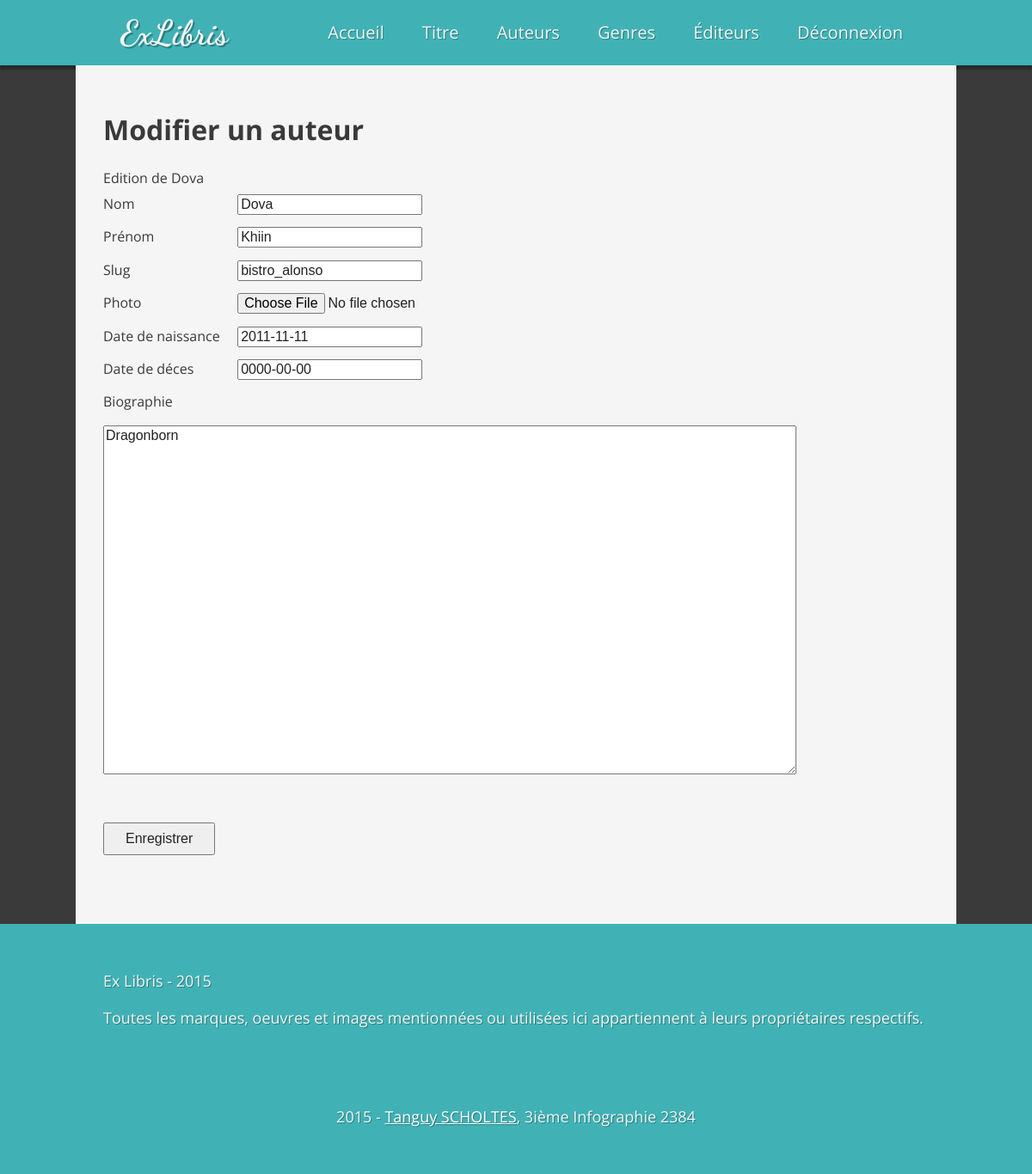
The app's page /index.php?m=author&a=edit&author_id=1 (signed in) with its own data.
### tables this page shows
CREATE TABLE IF NOT EXISTS `authors` (
  `id` int(10) unsigned NOT NULL AUTO_INCREMENT,
  `name` varchar(255) NOT NULL,
  `first_name` varchar(255) NOT NULL,
  `slug` varchar(255) NOT NULL,
  `photo` varchar(255) DEFAULT NULL,
  `datebirth` date DEFAULT NULL,
  `datedeath` date DEFAULT NULL,
  `bio` text,
  `created_at` timestamp NOT NULL DEFAULT CURRENT_TIMESTAMP,
  `updated_at` timestamp NOT NULL DEFAULT CURRENT_TIMESTAMP,
  PRIMARY KEY (`id`)
);

### index.php (called while the page is built, shortened)
<?php
	include(CONFIG_DIR.'database.php');
	$controller = new $controllerName;
	$data = call_user_func([$controller, $a]);
	include(VIEW_DIR.'layout.php');

### config/database.php (called while the page is built, shortened)
<?php
	$options = [
		PDO::ATTR_DEFAULT_FETCH_MODE => PDO::FETCH_ASSOC,
		PDO::ATTR_ERRMODE            => PDO::ERRMODE_EXCEPTION
	];

### models/model.php (called while the page is built, shortened)
<?php
class Model
{
	protected $cx = null;
	private $table = '';
	function __construct($table)
	{
		global $options;
		$this->table = $table;
		try
		{
			$this->cx = new \PDO(DSN, USERNAME, PASSWORD, $options);
			$this->cx -> query('SET CHARACTER SET UTF8');
			$this->cx -> query('SET NAMES UTF8');
		}
		catch(\PDOException $e)
		{
			die($e -> getMessage());
		}
	}
	function find($id)
	{
		$sql = 'SELECT * FROM %s WHERE id = :id';
		$pds = $this->cx -> prepare(sprintf($sql, $this->table));
		$pds -> execute([':id' => $id]);
		return $pds -> fetch();
	}
}

### models/author.php (called while the page is built, shortened)
<?php
class Author extends Model
{
	private $table = 'authors';
	function __construct(){
		parent::__construct($this->table);
	}
}

### controller/authorController.php (called while the page is built, shortened)
<?php
class AuthorController extends BaseController
{
	function edit()
	{
		if (isset($_GET['author_id']))
		{
			$id = intval($_GET['author_id']);
			$author = new \Models\Author;
			$data = $author->find($id);
			$view = 'authorEdit.php';
		}
		else
		{
			die('il manque author_id');
		}
		return [
				'data' => $data,
				'view' => $view
				];
	}
}

### views/authorEdit.php (the view, shortened to what this page needs)
<h1>Modifier un auteur</h1>
<form method="post" action="index.php" enctype="multipart/form-data">
	<fieldset>
		<legend>Edition de <?php echo $data['data']['name']; ?></legend>
		<div>
			<label for="name">Nom</label>
			<input type="text"
					id="name"
					name="name"
					value="<?php echo $data['data']['name']; ?>">
		</div>
		<div>
			<label for="first_name">Prénom</label>
			<input type="text"
					id="first_name"
					name="first_name"
					value="<?php echo $data['data']['first_name']; ?>">
		</div>
		<div>
			<label for="slug">Slug</label>
			<input type="text"
					id="slug"
					name="slug"
					value="<?php echo $data['data']['slug']; ?>">
		</div>
		<div>
			<label for="photo">Photo</label>
			<input type="file"
					id="photo"
					name="photo"
					value="<?php echo $data['data']['photo']; ?>">
		</div>
		<div>
			<label for="datebirth">Date de naissance</label>
			<input type="text"
					id="datebirth"
					name="datebirth"
					placeholder="Format yyyy-mm-dd   Example : 2015-03-25"
					value="<?php echo $data['data']['datebirth']; ?>">
		</div>
		<div>
			<label for="datedeath">Date de déces</label>
			<input type="text"
					id="datedeath"
					name="datedeath"
					placeholder="Format yyyy-mm-dd   Example : 2015-03-25"
					value="<?php echo $data['data']['datedeath']; ?>">
		</div>
		<div>
			<label for="bio">Biographie</label>
			<textarea id="bio" name="bio"><?php echo $data['data']['bio']; ?></textarea>
		</div>
	</fieldset>
	<div> <input type="submit" value="Enregistrer"> </div>
</form>

### css/styles.css (style rules this page uses)
html { font-size:100%;-ms-text-size-adjust:100%;-webkit-text-size-adjust:100% }
html,button,input,select,textarea { font-family:sans-serif }
body { margin:0 }
h1 { font-size:2em;margin:0.67em 0 }
form { margin:0 }
fieldset { border:1px solid #c0c0c0;margin:0 2px;padding:0.35em 0.625em 0.75em }
legend { border:0;padding:0;white-space:normal;*margin-left:-7px }
button,input,select,textarea { font-size:100%;margin:0;vertical-align:baseline;*vertical-align:middle }
button,input { line-height:normal }
button,html input[type="button"],input[type="reset"],input[type="submit"] { -webkit-appearance:button;cursor:pointer;*overflow:visible }
textarea { overflow:auto;vertical-align:top }
html,button,input,select,textarea { color:#222 }
html { font-size:1em;line-height:1.4 }
fieldset { border:0;margin:0;padding:0 }
textarea { resize:vertical }
html { background-color:#3a3a3a;width:100% }
body { width:100%;font-family:'Open Sans',sans-serif }
label { display:inline-block;margin:0.5em 1em 0.5em 0 }
input[type="submit"] { margin:3em 0;padding:0.5em 1.5em }
textarea { margin:0.5em 1em 0.5em 0;width:50em;height:25em }

### records on screen
authors: name "Dova", first_name "Khiin", slug "bistro_alonso", datebirth "2011-11-11", datedeath "0000-00-00", bio "Dragonborn"
